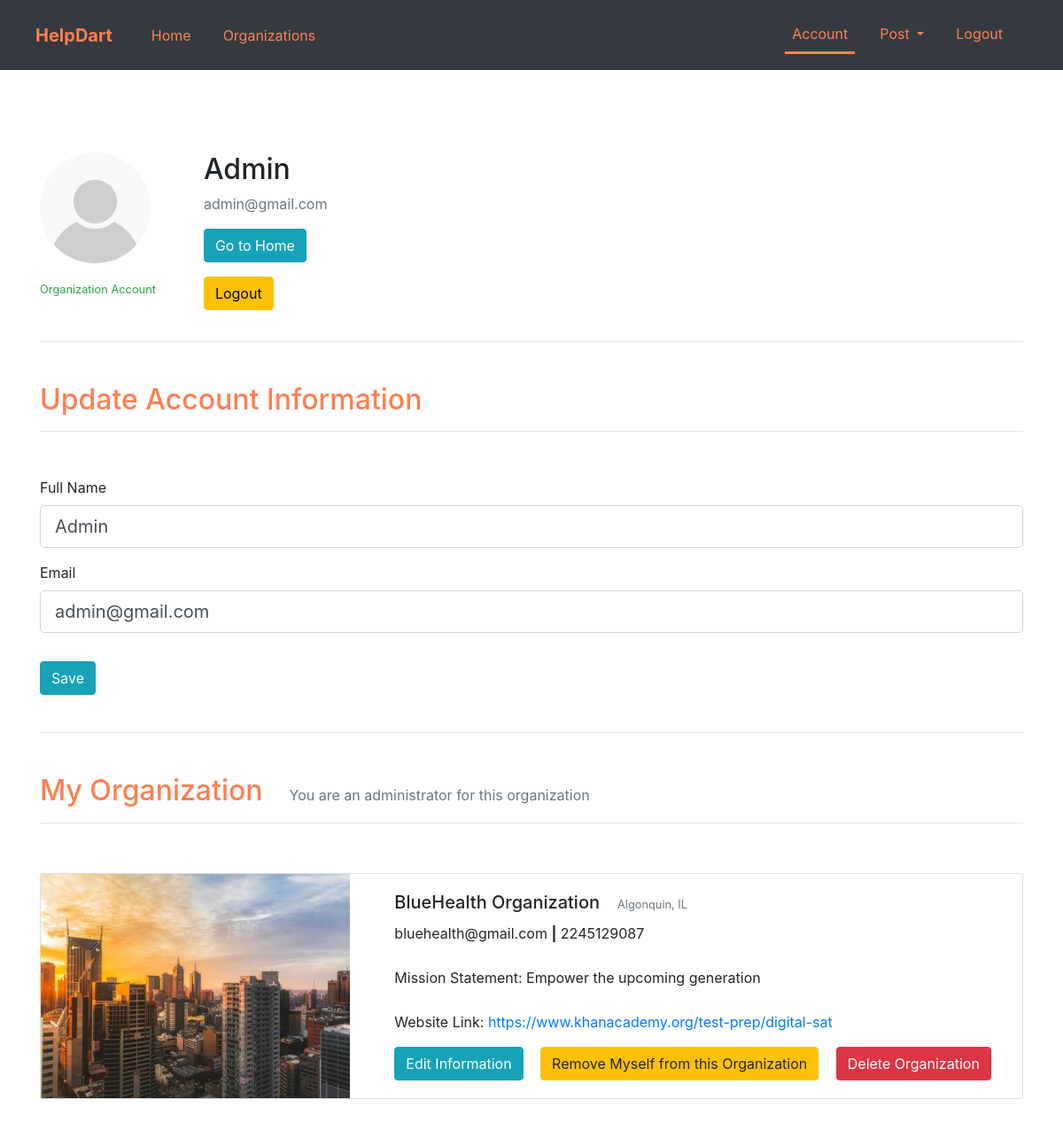
Screenshot of /account (signed in) with the database file from the repository.
### app.py (models this page shows, shortened)
class Client(db.Model, UserMixin):
    id = db.Column(db.Integer, primary_key=True)
    is_organization = db.Column(db.Boolean, default=False)
    full_name = db.Column(db.String(60))
    email = db.Column(db.String(120), unique=True)
    password = db.Column(db.String(60))
    answered_organization_questions = db.Column(db.Boolean, default=False)
    organization_id = db.Column(db.Integer, db.ForeignKey('organization.id'))

class Organization(db.Model, UserMixin):
    id = db.Column(db.Integer, primary_key=True)
    organization_name = db.Column(db.String(120), default=None)
    primary_location = db.Column(db.String(120), default=None)
    mission_statement = db.Column(db.String(240), default=None)
    email_contact = db.Column(db.String(120), default=None)
    phonenumber_contact = db.Column(db.String(120), default=None)
    website_link = db.Column(db.String(120), default=None)
    image = db.Column(db.String(120), default="default_organization.jpg")
    administrators = db.relationship("Client", backref="administrator")
    events = db.relationship("Event", backref="event")

### app.py (the view, shortened to what this page needs)
@app.route("/account", methods=["GET", "POST"])
@login_required
def account():
    form = UpdateAccountForm()
    user_organization_obj = None
    if current_user.is_organization == True:
        user_organization_obj = Organization.query.filter_by(id=current_user.organization_id).first()
    if request.method == "GET":
        form.fullname.data = current_user.full_name
        form.email.data = current_user.email
    if current_user.is_organization and current_user.answered_organization_questions == True:
        return render_template("account.html", form=form, user_organization_obj=user_organization_obj)
    else:
        return render_template("account.html", form=form, user_organization_obj=user_organization_obj)

### app.py
class UpdateAccountForm(FlaskForm):
    fullname = StringField("Full Name")
    email = EmailField("Email")
    submit = SubmitField("Save")

### app.py (called while the page is built)
@login_manager.user_loader
def load_user(user_id):
    return Client.query.get(int(user_id))

### templates/account.html (shortened to what this page needs)
{% extends "layout.html" %}
{% block navbar_links %}
    <div class="collapse navbar-collapse" id="navbarText">
        <ul class="navbar-nav mr-auto">
            <li class="nav-item" style="padding-right: 20px;">
                <a class="nav-link" href="{{ url_for('home') }}" style="color: coral;">Home</a>
            </li>
            <li class="nav-item" style="padding-right: 20px;">
                <a class="nav-link" href="{{ url_for('organizations') }}" style="color: coral;">Organizations</a>
            </li>
        </ul>
        <ul class="navbar-nav ml-auto" >
            {% if current_user.is_authenticated %}
                <li class="nav-item active" style="padding-right: 20px;">
                    <div style="border-bottom: solid; border-bottom-color: coral;"><a class="nav-link" href="{{ url_for('account') }}" style="color: coral;">Account<span class="sr-only">(current)</span></a></div>
                </li>
                {% if current_user.is_organization %}
                    <li class="nav-item dropdown" style="padding-right: 20px;">
                        <a style="color: coral;" class="nav-link dropdown-toggle" href="#" id="navbarDropdown" role="button" data-toggle="dropdown" aria-haspopup="true" aria-expanded="false">
                            Post
                        </a>
                    </li>
                {% endif %}
                <li class="nav-item" style="padding-right: 20px;">
                    <a class="nav-link" href="{{ url_for('logout') }}" style="color: coral;">Logout</a>
                </li>
            {% endif %}
        </ul>
    </div>
{% endblock navbar_links %}
{% block main %}
    <div class="container" style="padding-bottom: 200px;">
        <div class="mt-5">
            <div class="media">
                <figure>
                    <img class="rounded-circle" src="{{ url_for('static', filename='images/default_user.jpg') }}" style="width: 125px; height: 125px;">
                    <figcaption>
                        <p class="mt-3 text-center">
                            {% if current_user.is_organization %}
                                <small class="text-success">Organization Account</small>
                            {% endif %}
                        </p>
                    </figcaption>
                </figure>
                <div class="media-body">
                    <div class="ml-4" style="padding-left: 30px;">
                        <h2 class="account-heading">{{ current_user.full_name }}</h2>
                        <p class="text-secondary">{{ current_user.email }}</p>
                        <p class="text-secondary">
                            <a style="color: white;" class="btn btn-info" href="{{ url_for('home') }}">Go to Home</a>
                        </p>
                        <p class="text-secondary">
                            <a style="color: black;" class="btn btn-warning" href="{{ url_for('logout') }}">Logout</a>
                        </p>
                    </div>
                </div>
            </div>
            <hr>
        </div>
        <div>
            <div class="text-left">
                <h2 style="color: coral; padding-top: 30px;">Update Account Information</h2>
                <hr>
            </div>
            <div style="padding-top: 35px;">
                <form method="POST" action="" enctype="multipart/form-data">
                    <fieldset class="form-group">
                        <div class="form-group">
                            {{ form.fullname.label(class="form-control-label") }}
                            {% if form.fullname.errors %}
                                {{ form.fullname(class="form-control form-control-lg is-invalid") }}
                                <div class="invalid-feedback">
                                    {% for error in form.fullname.errors %}
                                        <span>{{ error }}</span>
                                    {% endfor %}
                                </div>
                            {% else %}
                                {{ form.fullname(class="form-control form-control-lg") }}
                            {% endif %}
                        </div>
                        <div class="form-group">
                            {{ form.email.label(class="form-control-label") }}
                            {% if form.email.errors %}
                                {{ form.email(class="form-control form-control-lg is-invalid") }}
                                <div class="invalid-feedback">
                                    {% for error in form.email.errors %}
                                        <span>{{ error }}</span>
                                    {% endfor %}
                                </div>
                            {% else %}
                                {{ form.email(class="form-control form-control-lg") }}
                            {% endif %}
                        </div>
                    </fieldset>
                    <div class="form-group">
                        {{ form.submit(class="btn btn-info") }}
                    </div>
                </form>
            </div>
        </div>
        <div style="padding-top: 10px;"><hr></div>
        {% if current_user.is_organization == True and current_user.answered_organization_questions == True %}
            {% if user_organization_obj != None %}
                <div class="text-left" style="padding-top: 30px;">
                    <span class="h2" style="padding-right: 30px; color: coral;">My Organization</span><span class="text-muted">You are an administrator for this organization</span>
                    <hr>
                </div>
                <div style="padding-top: 40px;">
                    <div class="card">
                        <div class="row">
                            <div class="col-md-4">
                                <img src='{{ user_organization_obj.image }}' class="rounded-start" style="height: 100vh; width: 100vw; overflow: hidden; width: 100%; height: 100%; object-fit: cover;" alt="Organization image">
                            </div>
                            <div class="col-md-8">
                                <div class="card-body">
                                    <span class="h5" style="padding-top: 10px; padding-right: 20px;">{{ user_organization_obj.organization_name }}</span><span><small class="text-muted">{{ user_organization_obj.primary_location }}</small></span>
                                    <p class="card-text" style="padding-top: 10px;">{{ user_organization_obj.email_contact }} <b>|</b> {{ user_organization_obj.phonenumber_contact }}</p>
                                    <p class="card-text" style="padding-top: 10px;">Mission Statement: {{ user_organization_obj.mission_statement }}</p>
                                    <p class="card-text" style="padding-top: 10px;">Website Link: <a href="{{ user_organization_obj.website_link }}" target="_blank">{{ user_organization_obj.website_link }}</a></p>
                                    <form method="POST" action="" enctype="multipart/form-data">
                                        <span style="padding-right: 15px;">
                                            <input type="submit" class="btn btn-info" id="edit_organization_info" name="edit_organization_info" value="Edit Information">
                                        </span>
                                        <span style="padding-right: 15px;">
                                            <input type="submit" class="btn btn-warning" id="remove_from_organization" name="remove_from_organization" value="Remove Myself from this Organization">
                                        </span>
                                        <span>
                                            <input type="submit" class="btn btn-danger" id="delete_organization" name="delete_organization" value="Delete Organization">
                                        </span>
                                    </form>
                                </div>
                            </div>
                        </div>
                    </div>
                </div>
            {% endif %}
        {% endif %}
    </div>
{% endblock main %}

### templates/layout.html (shortened to what this page needs)
<!doctype html>
<html lang="en">
  <head>
	<link rel="stylesheet" href="https://cdn.jsdelivr.net/npm/bootstrap@4.0.0/dist/css/bootstrap.min.css">
  </head>
  <header>
	<nav class="navbar navbar-expand-lg navbar-dark bg-dark fixed-top">
		<div class="container navcolor" style="padding: 10px;">
			<a class="navbar-brand" href="{{ url_for('home') }}" style="color: coral; padding-right: 20px;"><b>HelpDart</b></a>
			{% block navbar_links %}
			{% endblock navbar_links %}
		</div>
	</nav>
  </header>
  <body>
    <div style="padding-top: 100px;">
        {% with messages = get_flashed_messages(with_categories=true) %}
            <br>
        {% endwith %}
        {% block main %}
        {% endblock main %}
    </div>
</body>
</html>

### rows the page displays
Client: full_name "Admin", email "admin@gmail.com"
Organization: organization_name "BlueHealth Organization", primary_location "Algonquin, IL", email_contact "bluehealth@gmail.com", phonenumber_contact "2245129087", mission_statement "Empower the upcoming generation", website_link "https://www.khanacademy.org/test-prep/digital-sat"
